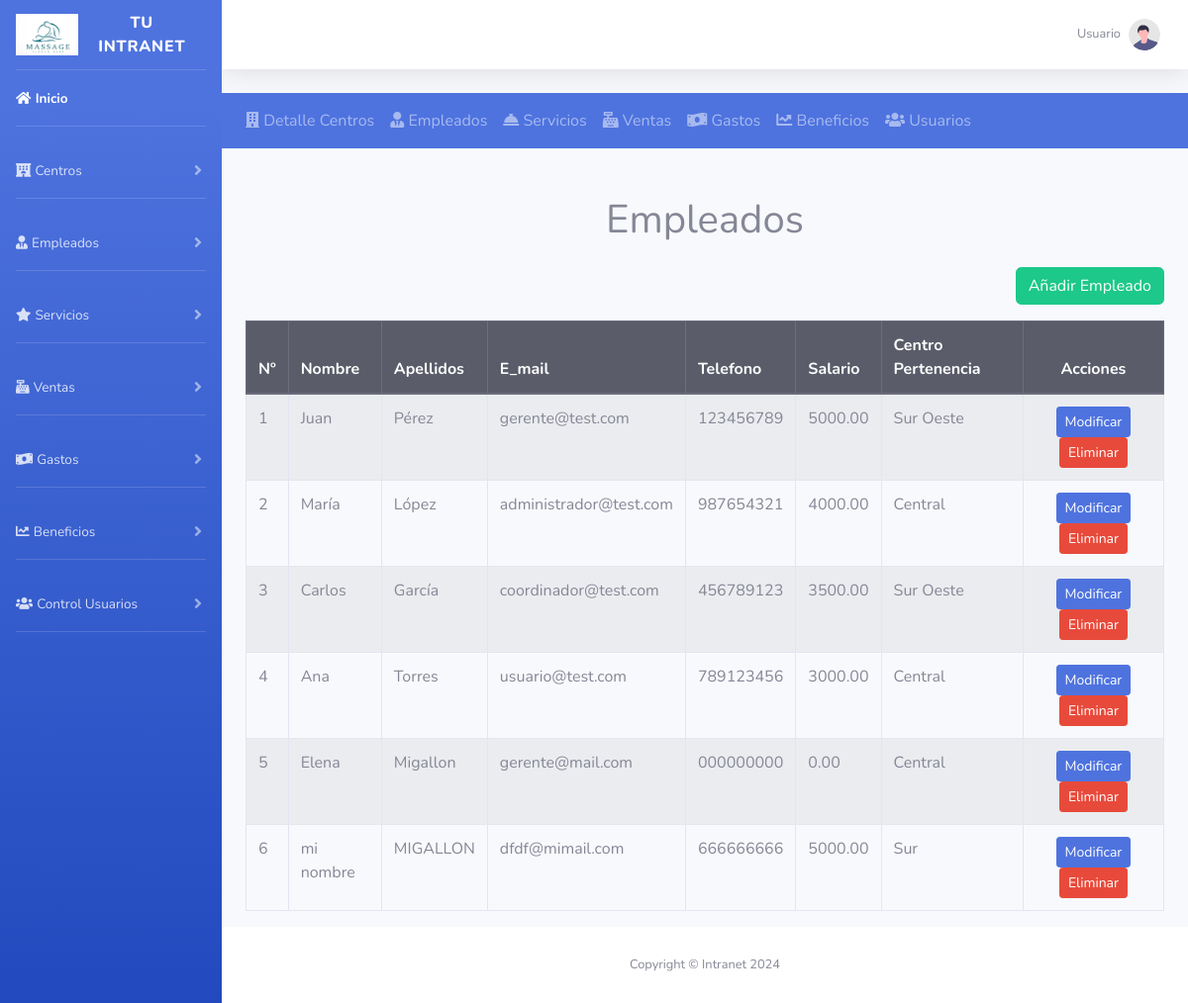
Page /index_trabajadores.php (signed in) on the committed database.
### tables this page shows
CREATE TABLE `trabajadores` (
  `id` int NOT NULL AUTO_INCREMENT,
  `nombre` varchar(150) NOT NULL,
  `apellidos` varchar(255) DEFAULT NULL,
  `e_mail` varchar(255) NOT NULL,
  `telefono` varchar(9) DEFAULT NULL,
  `salario` decimal(10,2) DEFAULT NULL,
  `id_centro` int NOT NULL,
  PRIMARY KEY (`id`),
  UNIQUE KEY `e_mail_UNIQUE` (`e_mail`),
  KEY `IDX_CF4C0B49A9B48B80` (`id_centro`),
  CONSTRAINT `FK_CF4C0B49A9B48B80` FOREIGN KEY (`id_centro`) REFERENCES `centros` (`id`)
);

CREATE TABLE `centros` (
  `id` int NOT NULL AUTO_INCREMENT,
  `nombre` varchar(150) NOT NULL,
  `direccion` varchar(255) NOT NULL,
  `telefono` varchar(9) DEFAULT NULL,
  PRIMARY KEY (`id`)
);

### app/controladores/TrabajadoresControlador.php (called while the page is built, shortened)
<?php
class TrabajadoresControlador
{
    private $trabajadorModelo;
    public function __construct()
    {
        $this->trabajadorModelo = new TrabajadoresModelo(Conexion::obtenerConexion());
    }
    public function index()
    {
        try {
            $trabajadores = $this->trabajadorModelo->mostrarTrabajadores();
            require_once __DIR__ . '/../vistas/trabajadores/mostrar_trabajadores.php';
        } catch (\Exception $e) {
            error_log("Error al listar los trabajadores: " . $e->getMessage());
            echo "Hubo un error al cargar la lista de trabajadores.";
        }
    }
}

### app/config/conexion.php (called while the page is built, shortened)
<?php
class Conexion{
public static function obtenerConexion()
{
    require __DIR__ . '/config.php';
    try {
        $dbConexion = new \PDO(
            "mysql:host=$host;dbname=$dbname;charset=utf8",
            $user,
            $password,
            [
                \PDO::ATTR_ERRMODE => \PDO::ERRMODE_EXCEPTION,
                \PDO::ATTR_DEFAULT_FETCH_MODE => \PDO::FETCH_ASSOC,
                \PDO::ATTR_EMULATE_PREPARES => false,
            ]
        );
        return $dbConexion;
    } catch (\PDOException $e) {
        error_log("Error de conexión: Línea" . $e->getLine() . " - Mensaje: " . $e->getMessage());
        die("Error al conectar a la base de datos");
    }
}
}

### app/modelos/TrabajadoresModelo.php (called while the page is built, shortened)
<?php
class TrabajadoresModelo
{
    private $db;
    public function __construct($dbConexion)
    {
        $this->db = $dbConexion;
    }
    public function mostrarTrabajadores()
    {
        try {
            $sql = "SELECT t.*, c.nombre AS centro_nombre FROM trabajadores t
            LEFT JOIN centros c ON t.id_centro = c.id";
            $stm = $this->db->prepare($sql);
            $stm->execute();
            return $stm->fetchAll();
        } catch (\PDOException $e) {
            error_log("Error al mostrar el listado de trabajadores: " . $e->getLine() . " " . $e->getMessage());
            return false;
        }
    }
}

### app/vistas/trabajadores/mostrar_trabajadores.php (the view, shortened to what this page needs)
<?php
include __DIR__ . '/../../../plantillas/cabecera.php';
include __DIR__ . '/../../../plantillas/barra_navegacion.php';
$contador = 1;
?>
<div class="container mt-5 embed-responsive">
    <h1 class="text-center mb-4">Empleados</h1>
    <div class="text-right mb-3">
        <a href="/public/index_trabajadores.php?accion=crear" class="btn btn-success">Añadir Empleado</a>
    </div>
    <?php if (!empty($trabajadores)) : ?>
        <table class="table table-striped table-bordered">
            <thead class="thead-dark">
                <tr>
                    <th>Nº</th>
                    <th>Nombre</th>
                    <th>Apellidos</th>
                    <th>E_mail</th>
                    <th>Telefono</th>
                    <th>Salario</th>
                    <th>Centro Pertenencia</th>
                    <th class="text-center">Acciones</th>
                </tr>
            </thead>
            <tbody>
                <?php foreach ($trabajadores as $trabajador) : ?>
                    <tr>
                        <td><?php echo $contador++; ?></td>
                        <td><?php echo htmlspecialchars($trabajador['nombre']); ?></td>
                        <td><?php echo htmlspecialchars($trabajador['apellidos']); ?></td>
                        <td><?php echo htmlspecialchars($trabajador['e_mail']); ?></td>
                        <td><?php echo htmlspecialchars($trabajador['telefono']); ?></td>
                        <td><?php echo htmlspecialchars($trabajador['salario']); ?></td>
                        <td><?php echo htmlspecialchars($trabajador['centro_nombre']); ?></td>
                        <td class="text-center">
                            <form method="GET" action="/public/index_trabajadores.php" style="display:inline;">
                                <button type="submit" class="btn btn-primary btn-sm">Modificar</button>
                            </form>
                            <form method="POST" action="/public/index_trabajadores.php" style="display:inline;">
                                <button type="submit" class="btn btn-danger btn-sm" onclick="return confirmarEliminacion()">Eliminar</button>
                            </form>
                        </td>
                    </tr>
                <?php endforeach; ?>
            </tbody>
        </table>
    <?php else : ?>
        <p class="text-center">No hay empleados registrados.</p>
    <?php endif; ?>
</div>
<?php
include __DIR__ . '/../../../plantillas/pie.php';
?>

### rows in the picture
trabajadores: nombre "Juan", apellidos "Pérez", e_mail "gerente@test.com", telefono "123456789", salario "5000.00", id_centro.nombre "Sur Oeste"
trabajadores: nombre "María", apellidos "López", e_mail "administrador@test.com", telefono "987654321", salario "4000.00", id_centro.nombre "Central"
trabajadores: nombre "Carlos", apellidos "García", e_mail "coordinador@test.com", telefono "456789123", salario "3500.00", id_centro.nombre "Sur Oeste"
trabajadores: nombre "Ana", apellidos "Torres", e_mail "usuario@test.com", telefono "789123456", salario "3000.00", id_centro.nombre "Central"
trabajadores: nombre "Elena", apellidos "Migallon", e_mail "gerente@mail.com", telefono "000000000", salario "0.00", id_centro.nombre "Central"
trabajadores: nombre "mi nombre", apellidos "MIGALLON", e_mail "dfdf@mimail.com", telefono "666666666", salario "5000.00", id_centro.nombre "Sur"
